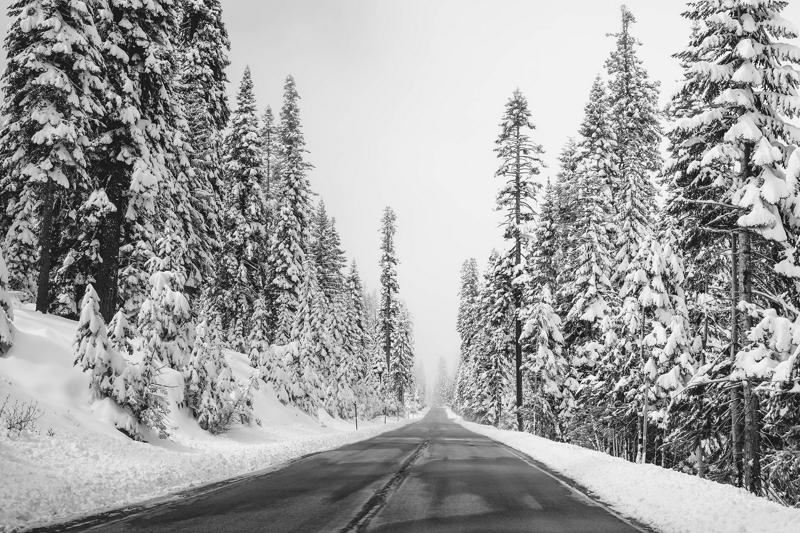
#> input picture code/Image_enhancement/images/image2.jpg, 800 x 533 px
$ jupyter execute --allow-errors Untitled.ipynb
#> lines starting #> are read from the running program, lines starting #| are printed output that depends on the picture
#> further down, img is the input picture: shape (533, 800, 3); min 0, max 255, mean 160
#| (533, 800, 3)
#| (533, 800)
### code/Image_enhancement/gauss2D.py
from gauss1D import gauss1D
import numpy as np

def gauss2D( sigma_x, sigma_y , kernel_size ):
    X = gauss1D(sigma_x, kernel_size)
    Y = gauss1D(sigma_y, kernel_size)
    G = np.outer(X,Y)
    return G

### code/Image_enhancement/Untitled.ipynb
[cell 1]
from math import sqrt
from scipy import signal
import numpy as np
import matplotlib.pyplot as plt

def compute_gradient(image):
    filter1 = np.array([[-1, 0, 1], [-2, 0, 2], [-1, 0, 1]])
    filter2 = np.array([[1,2,1], [0,0,0], [-1,-2,-1]])
    Gx = signal.convolve2d(image, filter1)
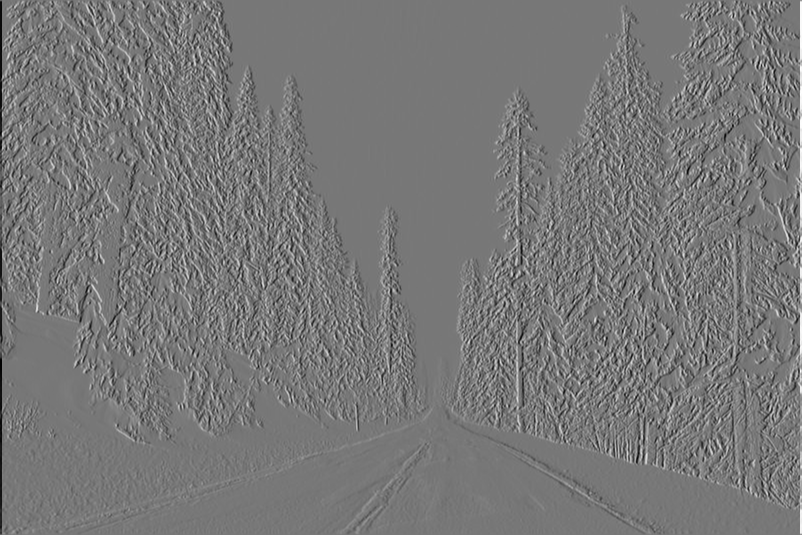
#> Gx: shape (535, 802) float64; min -876, max 986, mean 0; drawn with min black and max white
    Gy = signal.convolve2d(image, filter2)
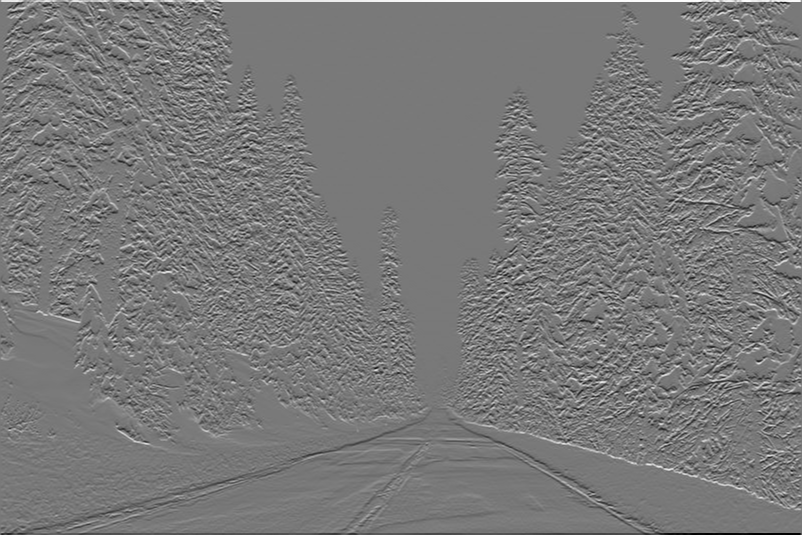
#> Gy: shape (535, 802) float64; min -892, max 982, mean 0; drawn with min black and max white
    im_magnitude = np.sqrt(Gx**2+Gy**2)
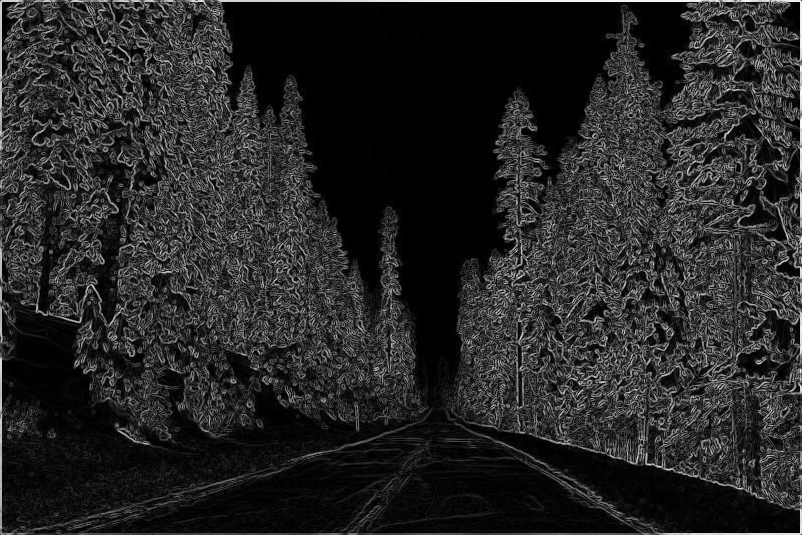
#> im_magnitude: shape (535, 802) float64; min 0, max 1001.3, mean 150.6; drawn with min black and max white
    im_direction = (np.tan(Gx/Gy))**(-1)
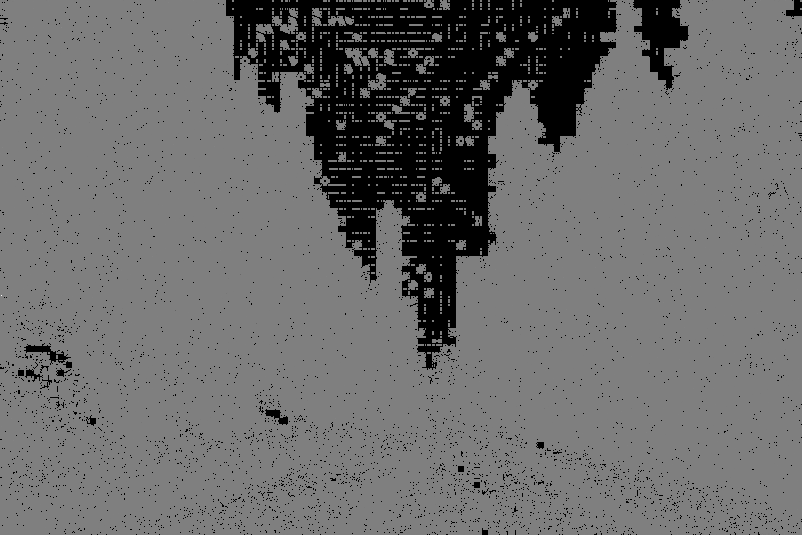
#> im_direction: shape (535, 802) float64; 15.22% of the values are NaN or infinite; the others: min -33173.7, max 33173.7, mean -0.295; drawn with min black, max white, NaN and infinite black
    return Gx, Gy, im_magnitude,im_direction

[cell 2]
import cv2
img = cv2.imread('./images/image2.jpg')
print(img.shape)
img = np.mean(img, axis=2)
print(img.shape)

[cell 3]
Gx, Gy, im_magnitude, im_direction = compute_gradient(img)

[cell 4]
plt.imshow(Gx, cmap='gray')

[cell 5]
plt.imshow(Gy, cmap='gray')

[cell 6]
import cv2
from gauss2D import gauss2D
from scipy.signal import convolve2d
import numpy as np
from math import pi, exp
from scipy.ndimage import laplace

def compute_LoG(image, LOG_type):
    sigma = 0.5
    kernel_size = 5

    if LOG_type == 1:
        gauss_kernel = gauss2D(sigma, sigma, kernel_size)
        smoothed_image = convolve2d(image, gauss_kernel)
        imOut = laplace(smoothed_image)

    elif LOG_type == 2:
        LoG_kernel = np.zeros((kernel_size, kernel_size))

        for i in range(kernel_size):
            for j in range(kernel_size):
                LoG_kernel[i][j] = (
                    (- 1/(pi * sigma**4)) *
                    (1 - (i**2 + j**2)/ (2*sigma**2)) *
                    exp(-(i**2 + j**2)/(2*sigma**2)))

        imOut = convolve2d(image, LoG_kernel)


    elif LOG_type == 3:
        sigma2 = 0.8
        gauss_kernel1 = gauss2D(sigma, sigma, kernel_size)
        gauss_kernel2 = gauss2D(sigma2, sigma2, kernel_size)
        DoG_kernel = gauss_kernel1 - gauss_kernel2
        imOut = convolve2d(image, DoG_kernel)

    return imOut

#> (a cell that did not finish here is left out)

[cell 8]
im2 = compute_LoG(img, 2)
#> call 2 of compute_LoG, with LOG_type = 2
#> in compute_LoG (call 2), `imOut = convolve2d(image, LoG_kernel)`:
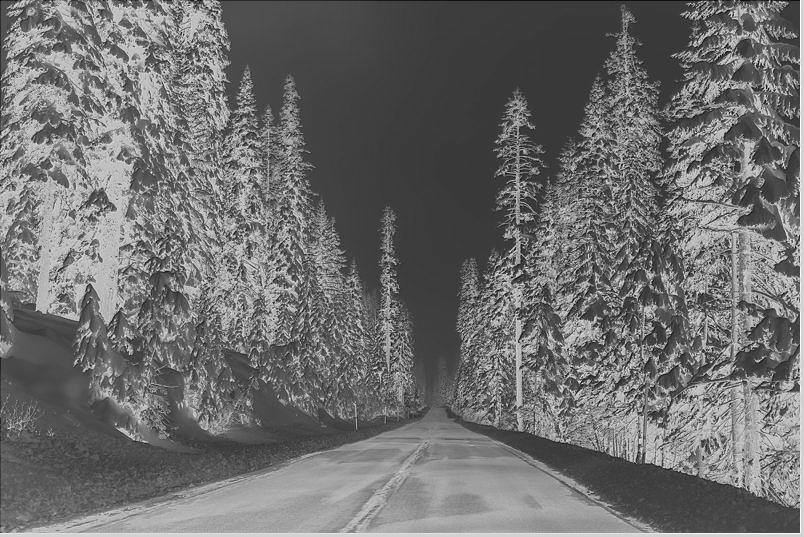
#> imOut: shape (537, 804) float64; min -1133.7, max 242.5, mean -538.2; drawn with min black and max white
plt.imshow(im2)

#> (a cell that did not finish here is left out)

$ run again, with code/Image_enhancement/images/image1.jpg copied over code/Image_enhancement/images/image2.jpg
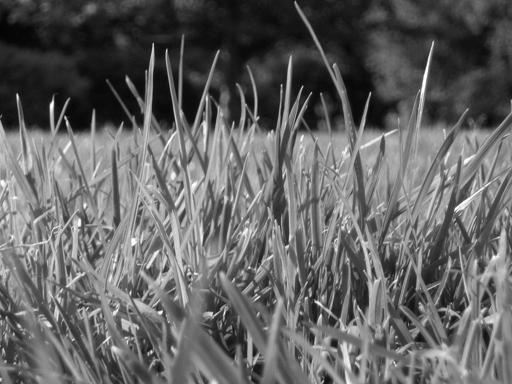
#> input picture code/Image_enhancement/images/image1.jpg, 512 x 384 px
#> img is the input picture: shape (384, 512, 3); min 0, max 255, mean 99.4
#| (384, 512, 3)
#> img: shape (384, 512) float64
#| (384, 512)
#> in compute_gradient, `im_direction = (np.tan(Gx/Gy))**(-1)`:
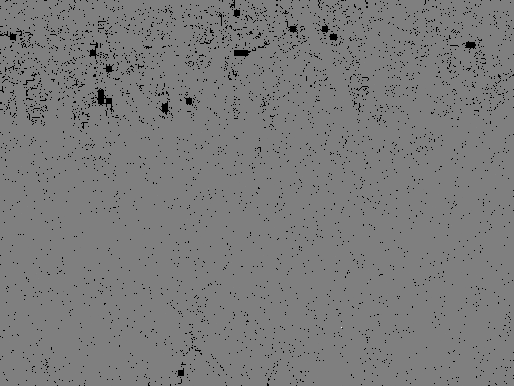
#> im_direction: shape (386, 514) float64; 3.13% of the values are NaN or infinite; the others: min -33173.7, max 33173.7, mean 0.0122; drawn with min black, max white, NaN and infinite black
#> in compute_LoG (call 2), `imOut = convolve2d(image, LoG_kernel)`:
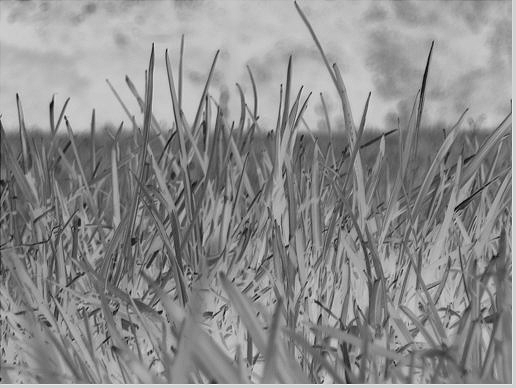
#> imOut: shape (388, 516) float64; min -1048.8, max 243, mean -332.4; drawn with min black and max white
